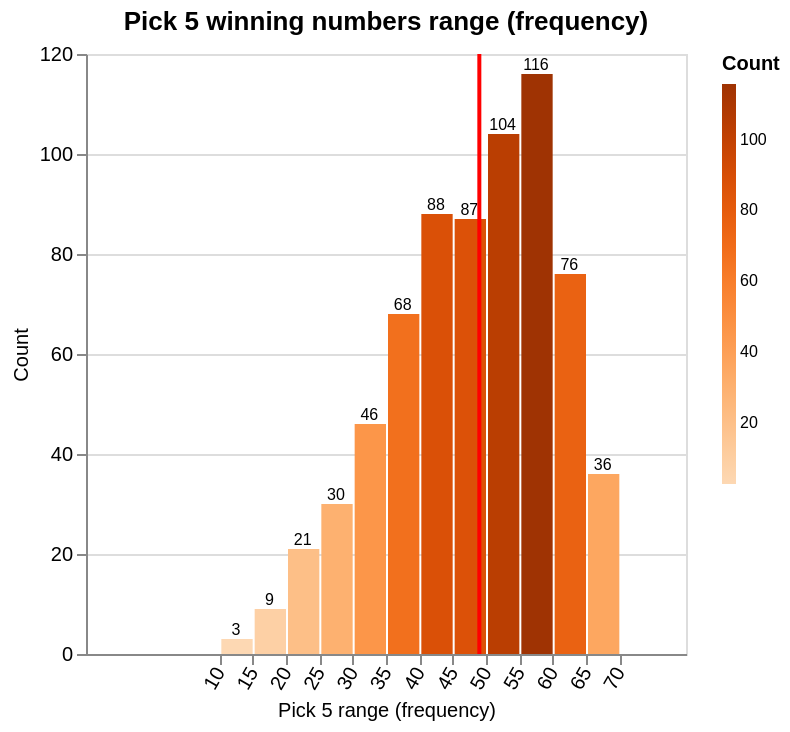

The cell this chart's notebook holds for it:
### Markdown cell above
The code below instantiates an instance of an `alt.Chart()` object, calls the function `encode_mark_bar()` to encode the bar chart, and then adds additional encodings and labels to the chart. What does the chart suggest about Pick 5 winning number ranges and number selection strategies?

### Code cell
base = alt.Chart(data)
bar = encode_mark_bar(
    base,
    "pick5_range:Q",
    "Pick 5 range (frequency)",
    x_scale_domain=(0, 70),
    y_scale_domain=(0, 120),
    color_scale_scheme="oranges",
)
text = bar.mark_text(align="center", baseline="bottom", fontSize=8).encode(
    text="count():Q", color=alt.value("black")
)
rule = base.mark_rule().encode(
    alt.X("median(pick5_range):Q"),
    color=alt.value("red"),
    strokeWidth=alt.value(2),
)
chart = (bar + text + rule).properties(
    title=alt.Title("Pick 5 winning numbers range (frequency)", align="center"),
    width=300,
    height=300,
)
chart.show()

### Figure 1 — Vega-Lite specification as saved in the notebook (floating-point values rounded to 4 significant figures; data arrays with more than 128 entries replaced by an {"elided": "..."} marker saying what was removed)
{"config": {"view": {"continuousWidth": 300, "continuousHeight": 300}}, "layer": [{"mark": {"type": "bar"}, "encoding": {"color": {"aggregate": "count", "legend": {"gradientThickness": 7, "labelFontSize": 8, "labelFontWeight": "normal", "tickCount": 5, "tickMinStep": 5, "title": "Count", "titleFontSize": 10, "titleFontWeight": "bold"}, "scale": {"scheme": "oranges"}, "type": "quantitative"}, "x": {"axis": {"labelAngle": -60, "labelFontWeight": "normal", "tickCount": 15, "tickMinStep": 5, "title": "Pick 5 range (frequency)", "titleFontSize": 10, "titleFontWeight": "normal"}, "bin": {"maxbins": 15}, "field": "pick5_range", "scale": {"domain": [0, 70], "padding": 0.3}, "type": "quantitative"}, "y": {"aggregate": "count", "axis": {"labelFontWeight": "normal", "title": "Count", "titleFontSize": 10, "titleFontWeight": "normal"}, "scale": {"domain": [0, 120]}, "type": "quantitative"}}}, {"mark": {"type": "text", "align": "center", "baseline": "bottom", "fontSize": 8}, "encoding": {"color": {"value": "black"}, "text": {"aggregate": "count", "type": "quantitative"}, "x": {"axis": {"labelAngle": -60, "labelFontWeight": "normal", "tickCount": 15, "tickMinStep": 5, "title": "Pick 5 range (frequency)", "titleFontSize": 10, "titleFontWeight": "normal"}, "bin": {"maxbins": 15}, "field": "pick5_range", "scale": {"domain": [0, 70], "padding": 0.3}, "type": "quantitative"}, "y": {"aggregate": "count", "axis": {"labelFontWeight": "normal", "title": "Count", "titleFontSize": 10, "titleFontWeight": "normal"}, "scale": {"domain": [0, 120]}, "type": "quantitative"}}}, {"mark": {"type": "rule"}, "encoding": {"color": {"value": "red"}, "strokeWidth": {"value": 2}, "x": {"aggregate": "median", "field": "pick5_range", "type": "quantitative"}}}], "data": {"name": "data-3e735e67e3d2cca708763ce7c0c09c37"}, "height": 300, "title": {"text": "Pick 5 winning numbers range (frequency)", "align": "center"}, "width": 300, "$schema": "https://vega.github.io/schema/vega-lite/v5.17.0.json", "datasets": {"data-3e735e67e3d2cca708763ce7c0c09c37": {"elided": "684 records"}}}
